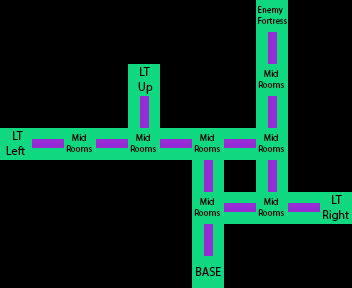

A level layout from a 2D game, rendered from its tile map. Below: a short description, then the map file with its tile-grid data intact:
An orthogonal 11x9 tile map with 32x32 px tiles, 1 tile layer (Capa de Patrones 1).

<map version="1.0" orientation="orthogonal" renderorder="right-down" width="11" height="9" tilewidth="32" tileheight="32" nextobjectid="1">
 <tileset firstgid="1" name="mapStructure" tilewidth="32" tileheight="32" tilecount="12" columns="4">
  <image source="mapStructure.png" width="128" height="96" />
 </tileset>
 <layer name="Capa de Patrones 1" width="11" height="9">
  <data>
   <tile gid="0" />
   <tile gid="0" />
   <tile gid="0" />
   <tile gid="0" />
   <tile gid="0" />
   <tile gid="0" />
   <tile gid="0" />
   <tile gid="0" />
   <tile gid="2" />
   <tile gid="0" />
   <tile gid="0" />
   <tile gid="0" />
   <tile gid="0" />
   <tile gid="0" />
   <tile gid="0" />
   <tile gid="0" />
   <tile gid="0" />
   <tile gid="0" />
   <tile gid="0" />
   <tile gid="9" />
   <tile gid="0" />
   <tile gid="0" />
   <tile gid="0" />
   <tile gid="0" />
   <tile gid="0" />
   <tile gid="0" />
   <tile gid="6" />
   <tile gid="0" />
   <tile gid="0" />
   <tile gid="0" />
   <tile gid="3" />
   <tile gid="0" />
   <tile gid="0" />
   <tile gid="0" />
   <tile gid="0" />
   <tile gid="0" />
   <tile gid="0" />
   <tile gid="9" />
   <tile gid="0" />
   <tile gid="0" />
   <tile gid="0" />
   <tile gid="9" />
   <tile gid="0" />
   <tile gid="0" />
   <tile gid="5" />
   <tile gid="10" />
   <tile gid="3" />
   <tile gid="10" />
   <tile gid="3" />
   <tile gid="10" />
   <tile gid="3" />
   <tile gid="10" />
   <tile gid="3" />
   <tile gid="0" />
   <tile gid="0" />
   <tile gid="0" />
   <tile gid="0" />
   <tile gid="0" />
   <tile gid="0" />
   <tile gid="0" />
   <tile gid="0" />
   <tile gid="9" />
   <tile gid="0" />
   <tile gid="9" />
   <tile gid="0" />
   <tile gid="0" />
   <tile gid="0" />
   <tile gid="0" />
   <tile gid="0" />
   <tile gid="0" />
   <tile gid="0" />
   <tile gid="0" />
   <tile gid="3" />
   <tile gid="10" />
   <tile gid="3" />
   <tile gid="10" />
   <tile gid="4" />
   <tile gid="0" />
   <tile gid="0" />
   <tile gid="0" />
   <tile gid="0" />
   <tile gid="0" />
   <tile gid="0" />
   <tile gid="9" />
   <tile gid="0" />
   <tile gid="0" />
   <tile gid="0" />
   <tile gid="0" />
   <tile gid="0" />
   <tile gid="0" />
   <tile gid="0" />
   <tile gid="0" />
   <tile gid="0" />
   <tile gid="0" />
   <tile gid="8" />
   <tile gid="0" />
   <tile gid="0" />
   <tile gid="0" />
   <tile gid="0" />
  </data>
 </layer>
</map>
